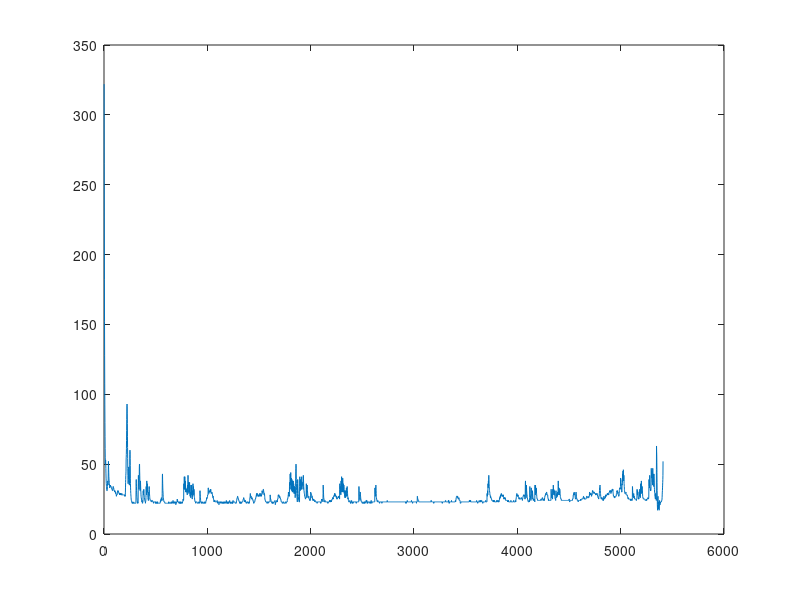

Here is the MATLAB script that generated this plot:
clear;close all;clc

% fileID = fopen('aquicicao1.txt','r');
% x = fscanf(fileID,'%f');
% fclose(fileID);

fileID = fopen('aquicicao6.txt','r');
xx = fscanf(fileID,'%f');
fclose(fileID);

% plot(x)
figure
plot(xx)
